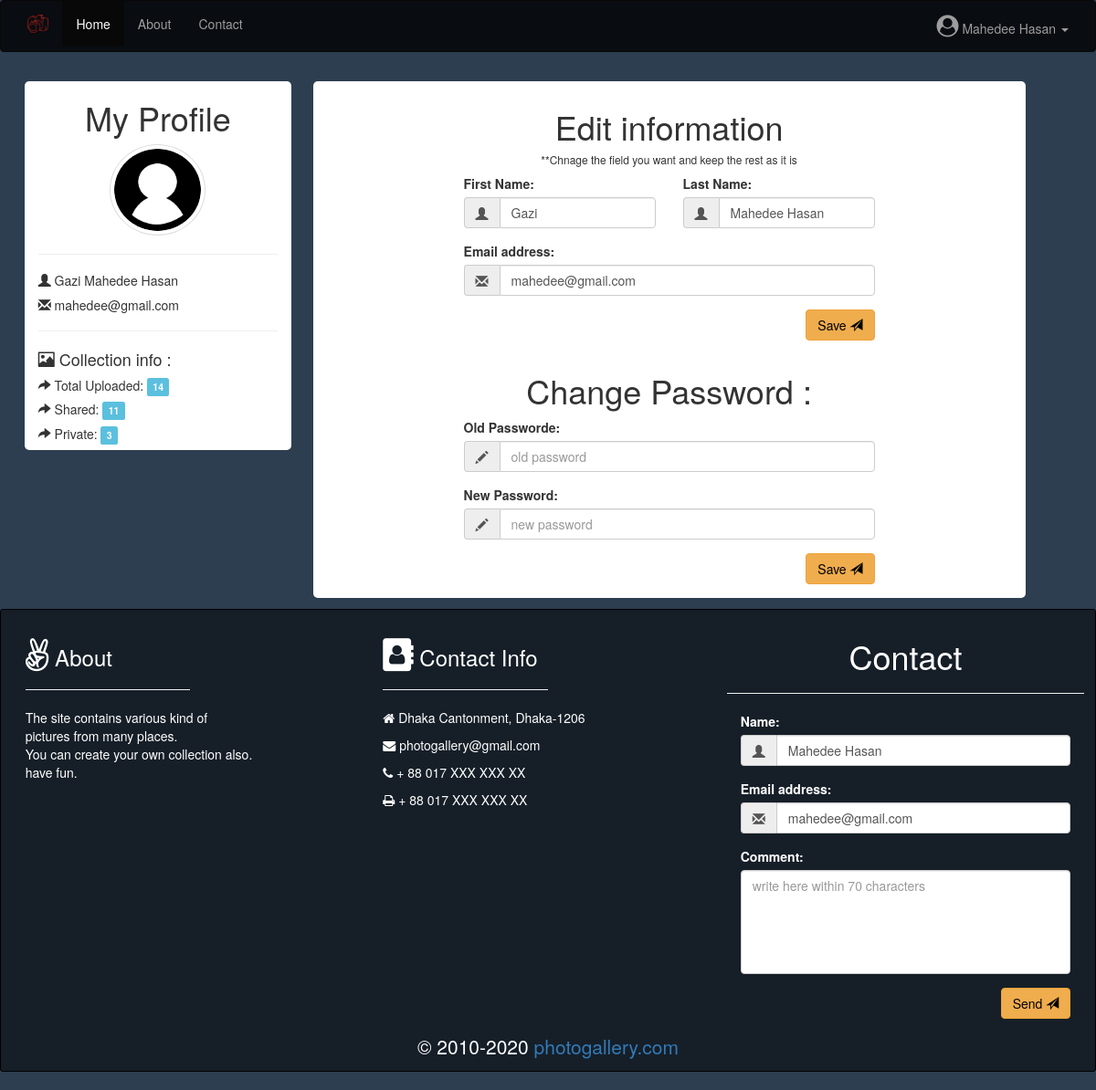
Screenshot of /SD4/image_gallery/myprofile.php (signed in) with the database file from the repository.
### tables this page shows
CREATE TABLE `userinfo` (
  `user_id` int(11) NOT NULL,
  `fname` varchar(255) NOT NULL,
  `lname` varchar(255) NOT NULL,
  `email` varchar(255) NOT NULL,
  `password` varchar(255) NOT NULL
);

### SD4/image_gallery/login_user_check.php (called while the page is built, shortened)
<?php
	include 'formvarification.php';
	if (isset($_SESSION["session_eamil"])) {
		$sqlusernamequery = 'SELECT lname FROM userinfo WHERE email="'.$_SESSION["session_eamil"].'"';
		$sqlusername = mysqli_query($link,$sqlusernamequery) or die(mysqli_error());
		$row = mysqli_fetch_assoc($sqlusername);
		$logedin_user = $row["lname"];
	} else {
		header("Location: http://localhost/image_gallery/index.php");
	}
?>

### SD4/image_gallery/myprofile.php (the view, shortened to what this page needs)
<?php
	include 'login_user_check.php';
	$info_username = 'SELECT * FROM userinfo WHERE email ="'.$_SESSION["session_eamil"].'"';
	$info_username_result = mysqli_query($link,$info_username) or die(mysqli_error());
	$row = mysqli_fetch_assoc($info_username_result);
	$fname = $row["fname"];
	$lname = $row["lname"];
	$email = $row["email"];
?>
<!DOCTYPE html>
<html>
<head>
	<link rel="stylesheet" type="text/css" href="css/mycss.css">
	<link rel="stylesheet" href="https://maxcdn.bootstrapcdn.com/bootstrap/3.3.7/css/bootstrap.min.css">
	<link rel="stylesheet" href="https://cdnjs.cloudflare.com/ajax/libs/font-awesome/4.7.0/css/font-awesome.min.css">
</head>
<body style="background-color:#2c3e50;">
	<?php include 'header.php'; ?>
	<div class="container">
		<div class="row">
			<div class="col-md-3" style="background-color: white; margin: 1%; border-radius: 5px;">
				<h1 align="center">My Profile</h1>
				<p align="center">
					<img src="images/user_image/1.png" class="img-circle img-thumbnail" alt="user image" style="width: 40%; height: 100px;">
				</p>
				<hr>
				<p>
					<h5>
						<i class="glyphicon glyphicon-user"></i>
						<?php echo $row["fname"]. ' '. $row["lname"]; ?>
					</h5>
				</p>
				<p>
					<h5>
						<i class="glyphicon glyphicon-envelope"></i>
						<?php echo $row["email"]; ?>
					</h5>
				</p>
				<hr>
				<p>
					<h4><i class="glyphicon glyphicon-picture"></i> Collection info : </h4>
					<p>
						<h5><i class="glyphicon glyphicon-share-alt"></i> Total Uploaded: <span class="label label-info">
							<?php
								$total = 'SELECT COUNT(image_id) FROM image_info WHERE iowner ="'.$_SESSION["session_eamil"].'"';
								$collection_query = mysqli_query($link, $total) or die(mysqli_error());
								$row = mysqli_fetch_assoc($collection_query);
								echo $row["COUNT(image_id)"];
							?>
						</span></h5>
					</p>
					<p>
						<h5><i class="glyphicon glyphicon-share-alt"></i> Shared: <span class="label label-info">
							<?php
								$shared = 'SELECT COUNT(image_id) FROM image_info WHERE iowner ="'.$_SESSION["session_eamil"].'"'.'and istatus ='.'0';
								$collection_query = mysqli_query($link, $shared) or die(mysqli_error());
								$row = mysqli_fetch_assoc($collection_query);
								echo $row["COUNT(image_id)"];
							?>
						</span></h5>
					</p>
					<p>
						<h5><i class="glyphicon glyphicon-share-alt"></i> Private: <span class="label label-info">
							<?php
								$personal = 'SELECT COUNT(image_id) FROM image_info WHERE iowner ="'.$_SESSION["session_eamil"].'"'.'and istatus ='.'1';
								$collection_query = mysqli_query($link, $personal) or die(mysqli_error());
								$row = mysqli_fetch_assoc($collection_query);
								echo $row["COUNT(image_id)"];
							?>
						</span></h5>
					</p>
				</p>
			</div>
			<div class="col-md-8" style="background-color: white; margin: 1%; border-radius: 5px;">
				<form action="" method="post" class="signup-form" style="margin: 10px 150px 10px 150px;">
					<div class="row" align="center">
						<h1>Edit information</h1>
						<h6>**Chnage the field you want and keep the rest as it is</h6>
					</div>
					<div class="row">
						<div class="col-md-6">
							<div class="form-group">
								<label for="first_name">First Name:</label>
								<div class="input-group">
									<span class="input-group-addon"><i class="glyphicon glyphicon-user"></i></span>
									<input type="text" name="first_name" class="form-control" placeholder="first nmae" value="<?php echo $fname ?>">
								</div>
							</div>
						</div>
						<div class="col-md-6">
							<div class="form-group">
								<label for="last_name">Last Name:</label>
								<div class="input-group">
									<span class="input-group-addon"><i class="glyphicon glyphicon-user"></i></span>
									<input type="text" name="last_name" class="form-control"  placeholder="last name" value="<?php echo $lname ?>">
								</div>
							</div>
						</div>
					</div>
					<div class="form-group">
						<label for="email">Email address:</label>
						<div class="input-group">
							<span class="input-group-addon"><i class="glyphicon glyphicon-envelope"></i></span>
							<input type="email" name="signup_email" class="form-control"  placeholder="email" value="<?php echo $email ?>">
						</div>
					</div>
					<div class="form-group" align="right">
						<button type="submit" name="save_info" class="btn btn-warning" style="color: black;">
							Save
							<span class="glyphicon glyphicon-send"></span>
						</button>
					</div>
					<div class="row" align="center">
						<h1>Change Password : </h1>
					</div>
					<div class="form-group">
						<label for="password">Old Passworde:</label>
						<div class="input-group">
							<span class="input-group-addon"><i class="glyphicon glyphicon-pencil"></i></span>
							<input type="password" name="signup_password" class="form-control" placeholder="old password">
						</div>
					</div>
					<div class="form-group">
						<label for="confirm_password">New Password:</label>
						<div class="input-group">
							<span class="input-group-addon"><i class="glyphicon glyphicon-pencil"></i></span>
							<input type="password" name="signup_confirm_password" class="form-control" placeholder="new password">
						</div>
					</div>
					<div class="form-group" align="right">
						<button type="submit" name="save_pass" class="btn btn-warning" style="color: black;">
							Save
							<span class="glyphicon glyphicon-send"></span>
						</button>
					</div>
				</form>
			</div>
		</div>
	</div>
	<?php include 'footer.php'; ?>
</body>
</html>

### SD4/image_gallery/header.php
<?php
	echo '
		<nav class="navbar navbar-inverse" style="background-color: rgba(0,0,0,0.8);">
		<div class="container">
    		<div class="navbar-header">
      			<a href="index.php"><img src="images/photo_galley_logo.png" class="navbar-brand" alt="PG_logo"></a>
    		</div>
    		<div>
    			<ul class="nav navbar-nav">
		    		<li class="active"><a href="index.php">Home</a></li>
		    		<li><a href="#aboutsite">About</a></li>
		    		<li><a href="#devcontact">Contact</a></li>
    			</ul>
    		</div>
    		<div>
    			<ul class="nav navbar-nav navbar-right">
    				<li class="dropdown dropdown-menu-right dropd">
    					<a class="dropdown-toggle" data-toggle="dropdown" href="#option"><span class="	fa fa-user-circle" style="font-size:24px;"></span> '.$logedin_user.' <span class="caret"></span></a>
   						<ul class="dropdown-menu">
    						<li><a href="myprofile.php">My Profile</a></li>
    						<li><a href="album.php">My collection</a></li>
    						<li><a href="upload.php">Upload</a></li>
    						<li class="divider"></li>
    						<li><a href="?4" name="link1">Log out</a></li>
    					</ul>
    				</li>
    			</ul>
    		</div>
  		</div>
	</nav>
	';
?>

### SD4/image_gallery/footer.php (shortened to what this page needs)
<?php
	echo '
	<div class="container text-left" style="width: 100%; color: white;">
		<div id="aboutsite" class="row well well-sm" style="padding: 1%;">
			<div class="col-md-4">
				<h3><i class="fa fa-angellist" style="font-size:36px"></i> About</h3>
				<hr align="left" width="50%">
				<p>
					The site contains various kind of <br>pictures from many places.
					<br>You can create your own collection also.
					<br>have fun.
				</p>
			</div>
			<div id="devcontact" class="col-md-4">
				<h3><i class="fa fa-address-book" style="font-size:36px"></i> Contact Info</h3>
				<hr align="left" width="50%">
				<ul class="list-unstyled">
					<li><p><i class="fa fa-home"></i>  Dhaka Cantonment, Dhaka-1206</p></li>
					<li><p><i class="fa fa-envelope"></i>  photogallery@gmail.com</p></li>
					<li><p><i class="fa fa-phone"></i>  + 88 017 XXX XXX XX</p></li>
					<li><p><i class="fa fa-print"></i>  + 88 017 XXX XXX XX</p></li>
				</ul>
			</div>
			<div class="col-md-4">
				<form action="" method="post" class="signup-form" style="color: white;">
					<div class="row" align="center">
						<h1>Contact</h1>
						<hr>
					</div>
					<div class="form-group">
						<label for="last_name">Name: </label>
						<div class="input-group">
							<span class="input-group-addon"><i class="glyphicon glyphicon-user"></i></span>
							<input type="text" class="form-control" name="contact_name"  placeholder="Name" value="'.$logedin_user.'">
						</div>
					</div>
					<div class="form-group">
						<label for="email">Email address:</label>
						<div class="input-group">
							<span class="input-group-addon"><i class="glyphicon glyphicon-envelope"></i></span>
							<input type="email" class="form-control" name="contact_email" placeholder="email" value="'.$_SESSION["session_eamil"].'">
						</div>
					</div>
					<div class="form-group">
						<label for="comment">Comment:</label>
						<div class="input-group">
							<textarea class="form-control" name="comment" rows="5" cols="80" style="border-radius: 4px" placeholder="write here within 70 characters"></textarea>
						</div>
					</div>
					<div class="form-group" align="right">
						<button type="submit" class="btn btn-warning" name="contact_send" style="color: black;">
							Send
							<span class="glyphicon glyphicon-send"></span>
						</button>
					</div>';
    echo '
				</form>
			</div>
			<hr class="footer-hr">
			<div class="row text-center" style="font-size: 1.5em;">
				&copy 2010-'.date("Y").'
				<a href="index.php">photogallery.com</a>
			</div>
		</div>
	</div>
	';
?>

### SD4/image_gallery/css/mycss.css (style rules this page uses)
.signup-form { margin: 0 auto; float: none; }
textarea { resize: none; }

### SD4/image_gallery/myprofile.php (style rules this page uses)
.well { border-color: black; background-color: rgba(0,0,0,0.5); }

### rows the page displays
userinfo: lname "Mahedee Hasan", fname "Gazi", email "mahedee@gmail.com", first_name "Gazi", last_name "Mahedee Hasan", signup_email "mahedee@gmail.com", contact_name "Mahedee Hasan"

### other values shown
$row["COUNT(image_id)"] "14"
$row["COUNT(image_id)"] "11"
$row["COUNT(image_id)"] "3"
